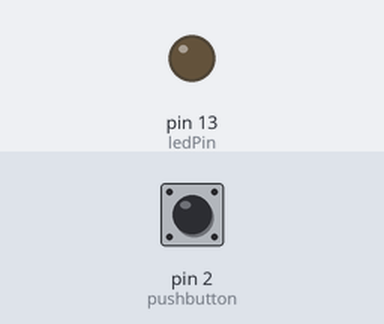
Simulated run of this sketch. Board: Arduino Uno, built with avr-gcc and run on an emulated ATmega328P. Shown: output pins drawn as LEDs (lit = HIGH). Inputs (shaded band) come from the test bench; at power-on: pin 2 (pushbutton) LOW. What the sketch prints to the serial monitor is not drawn.

Above: at 2.5 s.
At 7.5 s:
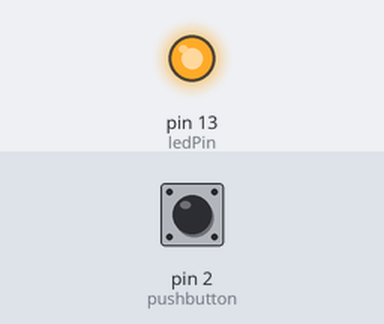
Timing chart, 0 to 13.0 s (numbered marks = the images above):
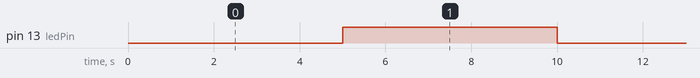

Measured:
- by itself, pin 13 (ledPin): alternates HIGH for 5.0 s and LOW for 5.0 s

The sketch:

blinkandpushbutton_nodelay.ino
```cpp
/*
  the goal of this program is to blink an LED which is at pin 13 and,
  read and print the state of the button without using delay. if you use delay
  the whole program will pause and won't be able to blink the LED and read the
  pushbutton at the same time.
  the theme is digital Input and Output */

const int ledPin =  LED_BUILTIN;       // the number of the LED pin
int ledState = LOW;             // ledState used to set the LED
unsigned long previousMillis = 0;        // will store last time LED was updated
const long interval = 5000;           // interval at which to blink (milliseconds)
int pushbutton = 2;

void setup() {

  Serial.begin(9600);
  pinMode(ledPin, OUTPUT);   // set the digital pin(13) as output:
  pinMode(pushbutton, INPUT);    // sets pin 2 as an Input

}
void loop() {

  unsigned long currentMillis = millis();   // the interval at which you want to blink the LED.

  if (currentMillis - previousMillis >= interval) {
    // save the last time you blinked the LED
    previousMillis = currentMillis;


    if (ledState == LOW) {
      ledState = HIGH;
    } else {              // if the LED is off turn it on and vice-versa:
      ledState = LOW;
    }

    digitalWrite(ledPin, ledState);       // set the LED with the ledState of the variable:
  }
    int buttonstate = digitalRead(pushbutton);  // Reads the pin the pushbutton is on and refers it to "buttonstate"
    Serial.println(buttonstate);         // prints out the state of the button
    delay(1);        // delays it for 1 millisecond

}
```
